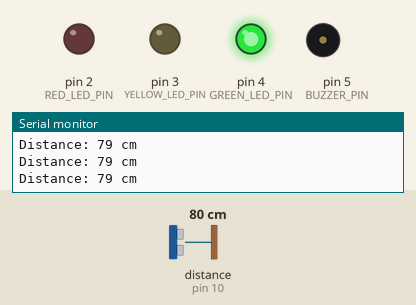
Bench run of a sketch on a simulated Arduino Uno, built with avr-gcc and run on an emulated ATmega328P. Parts: output pins drawn as LEDs (lit = HIGH), buzzer (waves = sounding, pin HIGH), the last lines printed to the serial monitor. Wiring (inferred from the names in the program): ultrasonic range finder: trigger pin 9; echo pin 10. The inputs (shaded band) are chosen by the test bench; at power-on: distance to the obstacle (sensor on pin 10) 80 cm. The echo pulse lasts 58.3 µs per cm; pins used as bus, display or sensor lines are not drawn.

Above: at 1.2 s.
1.3 s: distance to the obstacle (sensor on pin 10) set to 35 cm
2.8 s: distance to the obstacle (sensor on pin 10) set to 30 cm
At 4.0 s:
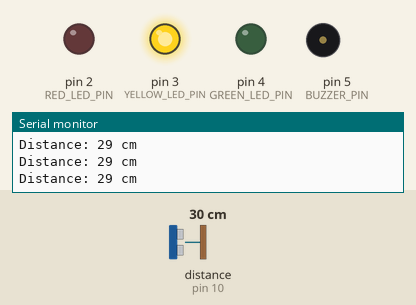
4.3 s: distance to the obstacle (sensor on pin 10) set to 18 cm
5.8 s: distance to the obstacle (sensor on pin 10) set to 14 cm
At 6.5 s:
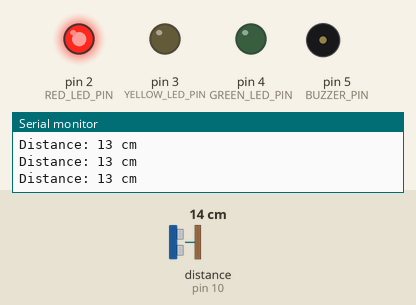
7.3 s: distance to the obstacle (sensor on pin 10) set to 8 cm
8.8 s: distance to the obstacle (sensor on pin 10) set to 5 cm
At 9.5 s:
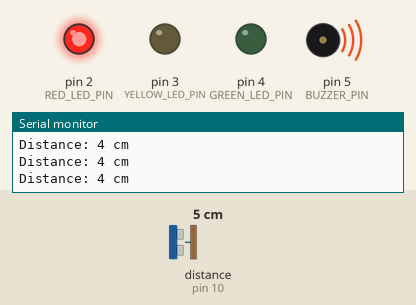
Timing chart, 0 to 11.4 s (numbered marks = the images above; inputs shaded):
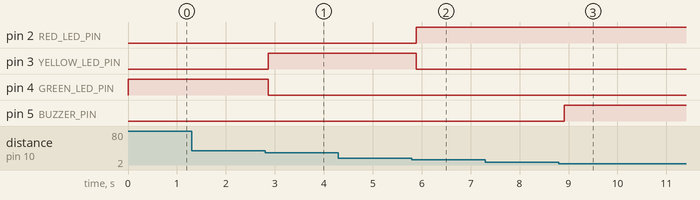

The sketch:

Arduino_Code.ino
```cpp
// Define pins
#define TRIG_PIN 9
#define ECHO_PIN 10
#define RED_LED_PIN 2
#define YELLOW_LED_PIN 3
#define GREEN_LED_PIN 4
#define BUZZER_PIN 5

// Distance thresholds (in cm)
const int safeDistance = 30; // Green zone
const int warningDistance = 15; // Yellow zone
const int dangerDistance = 5; // Red zone

void setup() {
  // Initialize serial communication
  Serial.begin(9600);

  // Set pin modes
  pinMode(TRIG_PIN, OUTPUT);
  pinMode(ECHO_PIN, INPUT);
  pinMode(RED_LED_PIN, OUTPUT);
  pinMode(YELLOW_LED_PIN, OUTPUT);
  pinMode(GREEN_LED_PIN, OUTPUT);
  pinMode(BUZZER_PIN, OUTPUT);
}

void loop() {
  // Measure distance using the ultrasonic sensor
  long duration, distance;
  digitalWrite(TRIG_PIN, LOW);
  delayMicroseconds(2);
  digitalWrite(TRIG_PIN, HIGH);
  delayMicroseconds(10);
  digitalWrite(TRIG_PIN, LOW);
  duration = pulseIn(ECHO_PIN, HIGH);
  distance = duration * 0.034 / 2; // Convert to cm

  // Print distance to Serial Monitor
  Serial.print("Distance: ");
  Serial.print(distance);
  Serial.println(" cm");

  // Control LEDs and buzzer based on distance
  if (distance > safeDistance) {
    digitalWrite(GREEN_LED_PIN, HIGH); // Safe zone
    digitalWrite(YELLOW_LED_PIN, LOW);
    digitalWrite(RED_LED_PIN, LOW);
    digitalWrite(BUZZER_PIN, LOW);
  } else if (distance > warningDistance && distance <= safeDistance) {
    digitalWrite(GREEN_LED_PIN, LOW);
    digitalWrite(YELLOW_LED_PIN, HIGH); // Warning zone
    digitalWrite(RED_LED_PIN, LOW);
    digitalWrite(BUZZER_PIN, LOW);
  } else if (distance > dangerDistance && distance <= warningDistance) {
    digitalWrite(GREEN_LED_PIN, LOW);
    digitalWrite(YELLOW_LED_PIN, LOW);
    digitalWrite(RED_LED_PIN, HIGH); // Danger zone
    digitalWrite(BUZZER_PIN, LOW);
  } else {
    digitalWrite(GREEN_LED_PIN, LOW);
    digitalWrite(YELLOW_LED_PIN, LOW);
    digitalWrite(RED_LED_PIN, HIGH); // Very close
    digitalWrite(BUZZER_PIN, HIGH); // Activate buzzer
  }

  delay(200); // Adjust loop speed
}
```

Measured:
- the behaviour switches between 32 and 31 cm on distance to the obstacle (sensor on pin 10) (found by bisection; images 0 and 1)
- the behaviour switches between 17 and 16 cm on distance to the obstacle (sensor on pin 10) (found by bisection; images 1 and 2)
- the behaviour switches between 7 and 6 cm on distance to the obstacle (sensor on pin 10) (found by bisection; images 2 and 3)
- after the input at 2.8 s, pin 3 (YELLOW_LED_PIN): LOW → HIGH after 0.06 s; pin 4 (GREEN_LED_PIN): HIGH → LOW after 0.06 s
- after the input at 5.8 s, pin 2 (RED_LED_PIN): LOW → HIGH after 0.09 s; pin 3 (YELLOW_LED_PIN): HIGH → LOW after 0.09 s
- after the input at 8.8 s, pin 5 (BUZZER_PIN): LOW → HIGH after 0.11 s
